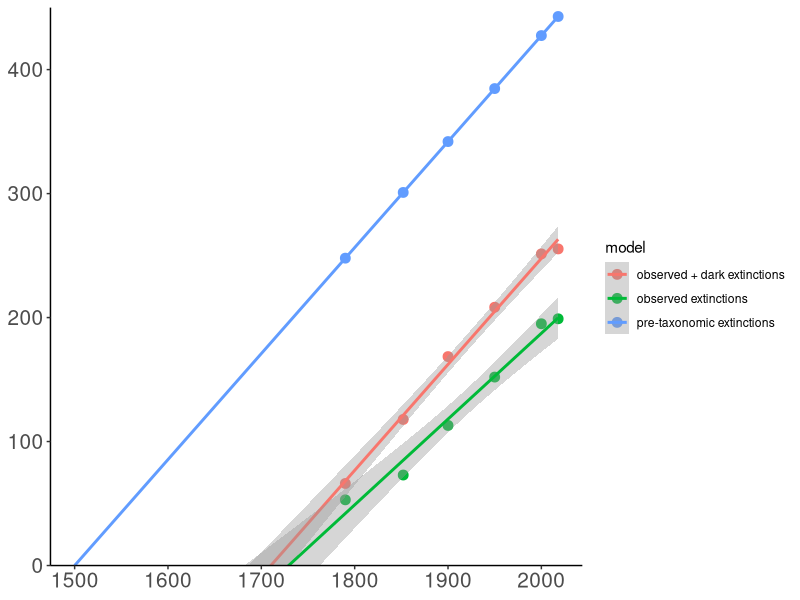

Write the R code that produced this figure. (Note: this script raises an error after producing the figure.)
library(here)
library(tidyverse)

# extinctions per date

birds1 <-
  read.csv(here('Data/bird_pretax_extinct.csv'))

# dates of interest
years <- c(1790, 1852, 1900, 1950, 2000, 2018)

# count extinctions for dates of interest
reg_ext <- vector("numeric", 6L)

for (i in 1:length(years)) {
  reg_ext[i] <- 
    birds1 %>% 
    filter(Extinction.date < years[i]+1) %>% 
    tally() %>% 
    as.numeric()
}


# merge into data.frame
birds2 <- 
  data.frame("date" = years, "extinct" = reg_ext)

# ----------------------------
# linear model with no DEs

# extinctions = mu*year + b
# extinctions = 0.692*year - 1196.599
model1 <- 
  lm(birds2$extinct ~ birds2$date)

mu1 <- as.numeric(model1$coefficients[2])
b1  <- as.numeric(model1$coefficients[1]) 


# ---------------------------
# add DEs from SEUX analysis by year
# data below obtained from SEUX output
# 1790 = 13.175 
# 1852 = 44.8126 - 13.175 = 31.6376
# 1900 = 55.5284 - 44.8126 = 10.7158
# 1950 = 56.3457 - 55.5284 = 0.8173
# 2000 = 56.359 - 56.3457 = 0.0133
# 2019 = 56.3615 - 56.359 = 0.0025

DEs <- c(13.175, 31.6376, 10.7158, 0.8173, 0.0133, 0.0025)
DEs_cumlative <- c(13.175, 44.8126, 55.5284, 56.3457, 56.359, 56.3615)

# add DEs to regular extinctions at stated years
tot_ext <- reg_ext + DEs_cumlative


# ----------------------------------
# fit linear model to dataset that includes DEs

birds_DEs <- 
  cbind(years, tot_ext) %>% 
  as_tibble() %>% 
  rename(date = years) %>% 
  rename(extinct = tot_ext) 


model2 <- 
  lm(birds_DEs$extinct ~ birds_DEs$date)


mu2 <- as.numeric(model2$coefficients[2])
b2  <- as.numeric(model2$coefficients[1]) 

# ---------------------------
# extrapolate so that there are 
# zero extinctions in year 1500

# b3 = (mu2*1500) = 1282.328

b3 <- (mu2*1500)
f_pretax <- function(x) (mu2*x) - b3

# zero extinctions at year 1500
f_pretax(1500)


# -------------------------
# create new data points to compare the SEUX and pretax models

# for pretaxonomic DEs
# calculate extinctions for dates of interest
birds_pretax <-
  birds_DEs %>% 
  mutate(extinct = f_pretax(birds_DEs$date))


# ------------------------
# how many DEs have to be added to the regular extinctions and DEs from SEUX?
# ~179.69 additional extinctions
-b3 - (b2)



# -------------------------
# plotting

plot_data <-
  rbind(birds2, birds_DEs, birds_pretax) %>% 
  mutate(model = c(rep('observed extinctions', 6), rep('observed + dark extinctions', 6), rep('pre-taxonomic extinctions', 6)))

ggplot(plot_data) +
  aes(x = date, y = extinct, colour = model) +
  geom_point(size = 3) + 
  expand_limits(x = 1500) + # starts x axis at year 1500
  stat_smooth(method = 'lm', fullrange = TRUE) +
  ylab('cumulative extinctions') +
  theme(
    panel.grid.major = element_blank(), 
    panel.grid.minor = element_blank(),
    panel.background = element_blank(), 
    axis.line = element_line(colour = "black"),
    axis.text.x = element_text(size = 15),
    axis.text.y = element_text(size = 15)) +
  labs(x = NULL, y = NULL) +
  coord_cartesian(ylim = c(0, 450)) + # extends CI band to entire regression line
  scale_y_continuous(expand = c(0, 0)) # forces zero to touch x axis




# -----------------------------------------
# from SEUX we know there were 55 dark extinctions
# we need to add them while keeping extinctions at 1500 = 0
# so let's add them by increasing extinction rate

# cronk model
# extinctions = 0.462(2012) - 693 

# add 55 DEs while keeping ext = 0 at year 1500
# 0 = mu(1500) - 693 - 55
# mu = 0.4986667

# where x = year
f <- function(x) 0.4986667*x - 748

# calculate extinctions for dates of interest
tot_ext <- sapply(birds3$date, f)

# add new extinction data to dataset
birds4 <-
  birds3 %>% 
  mutate(extinct = tot_ext)

plot_data <-
  rbind(birds2, birds3, birds4) %>% 
  mutate(model = c(rep('no DEs', 6), rep('Cronk Method DEs', 6), rep('Cronk Method + SEUX DEs', 6)))

ggplot(plot_data) +
  aes(x = date, y = extinct, colour = model) +
  geom_point(size = 3) + 
  expand_limits(x = 1500) +
  theme_bw() + 
  # geom_smooth(method = 'lm') +
  stat_smooth(method = 'lm', fullrange = TRUE)





# ------------------------------------------------------
# let's calculate the slope ("extinction rate") manually
# using Quentin's bird data 

birds2 <- 
  read.csv(here('Data/figure2_data.csv')) %>% 
  slice(7:12) # capture data from 1800 - present

x <- birds2$date
y <- birds2$extinct
xhat <- mean(x)
yhat <- mean(y)

library(magrittr)

# slope (extinction rate) is 0.462
er <- 
  sum(
    (x - xhat) %>% 
      multiply_by(y - yhat)) %>% 
  
  divide_by(
    
    sum(
      (x - xhat) %>% 
        multiply_by(x - xhat))
  )


